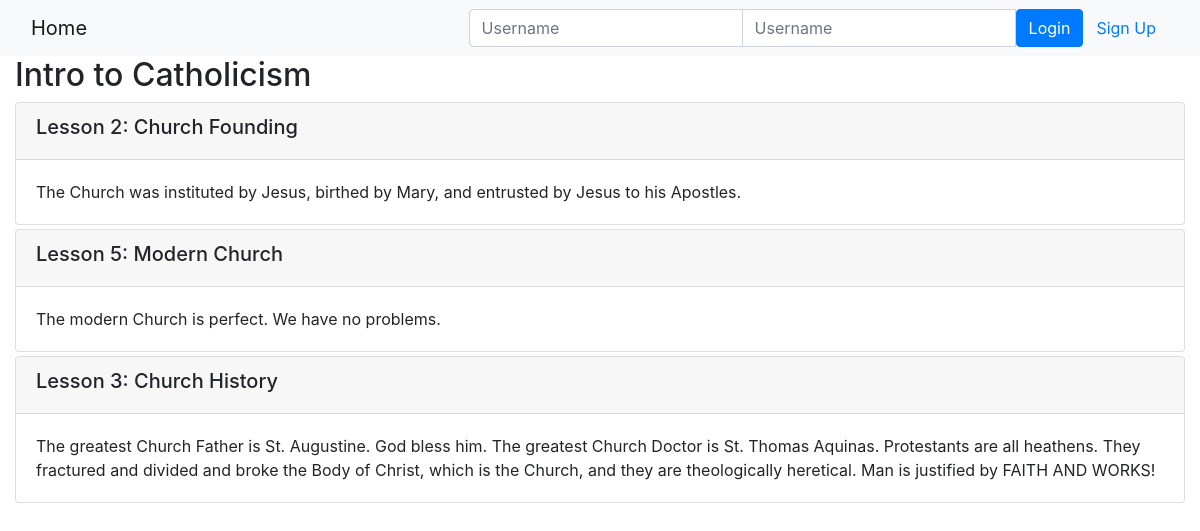
Page /onlinecourse/1/ on the committed database.
### onlinecourse/models.py (models this page shows, shortened)
class Course(models.Model):
    name = models.CharField(null=False, max_length=30, default='online course')
    image = models.ImageField(upload_to='course_images/')
    description = models.CharField(max_length=1000)
    pub_date = models.DateField(null=True)
    instructors = models.ManyToManyField(Instructor)
    users = models.ManyToManyField(settings.AUTH_USER_MODEL, through='Enrollment')
    total_enrollment = models.IntegerField(default=0)
    is_enrolled = False

class Lesson(models.Model):
    title = models.CharField(max_length=200, default="title")
    order = models.IntegerField(default=0)
    course = models.ForeignKey(Course, on_delete=models.CASCADE)
    content = models.TextField()

### onlinecourse/views.py (the view)
# urls.py: path('<int:pk>/', views.CourseDetailView.as_view(), name='course_details'),
class CourseDetailView(generic.DetailView):
    model = Course
    template_name = 'onlinecourse/course_detail_bootstrap.html'

### onlinecourse/templates/onlinecourse/course_detail_bootstrap.html (shortened to what this page needs)
<!DOCTYPE html>
<html lang="en">
<head>
     {% load static %}
    <link rel="stylesheet" href="https://maxcdn.bootstrapcdn.com/bootstrap/4.5.2/css/bootstrap.min.css">
</head>
<body>
    <nav class="navbar navbar-light bg-light">
        <div class="container-fluid">
            <div class="navbar-header">
                  <a class="navbar-brand" href="{% url 'onlinecourse:index' %}">Home</a>
            </div>
            <ul class="nav navbar-nav navbar-right">
                {% if user.is_authenticated %}
                <li>
                    <a class="btn btn-link" href="#">{{ user.first_name }}({{ user.username }})</a>
                    <a class="btn btn-link" href="{% url 'onlinecourse:logout' %}">Logout</a>
                </li>
                {% else %}
                <li>
                    <form class="form-inline" action="{% url 'onlinecourse:login' %}" method="post">
                        <div class="input-group">
                            <input type="text" class="form-control" placeholder="Username" name="username" >
                            <input type="password" class="form-control" placeholder="Username" name="psw" >
                            <button class="btn btn-primary" type="submit">Login</button>
                            <a class="btn btn-link" href="{% url 'onlinecourse:registration' %}">Sign Up</a>
                        </div>
                    </form>
                </li>
                {% endif %}
            </ul>
        </div>
    </nav>
    <div class="container-fluid">
        <h2>{{ course.name }}</h2>
        <div class="card-columns-vertical">
            {% for lesson in course.lesson_set.all %}
                <div class="card mt-1">
                    <div class="card-header"><h5>Lesson {{lesson.order|add:1}}: {{lesson.title}}</h5></div>
                    <div class="card-body">{{lesson.content}}</div>
                </div>
            {% endfor %}
        </div>
    </div>
</body>
</html>

### rows in the picture
Course: name "Intro to Catholicism"
Lesson: order|add "2", title "Church Founding", content "The Church was instituted by Jesus, birthed by Mary, and entrusted by Jesus to his Apostles."
Lesson: order|add "5", title "Modern Church", content "The modern Church is perfect. We have no problems."
Lesson: order|add "3", title "Church History", content "The greatest Church Father is St. Augustine. God bless him. The greatest Church Doctor is St. Thomas Aquinas. Protestants are all heathens. They fractured and divided and broke the Body of Christ, which is the Church, and they are theologically heretical. Man is justified by FAITH AND WORKS!"
